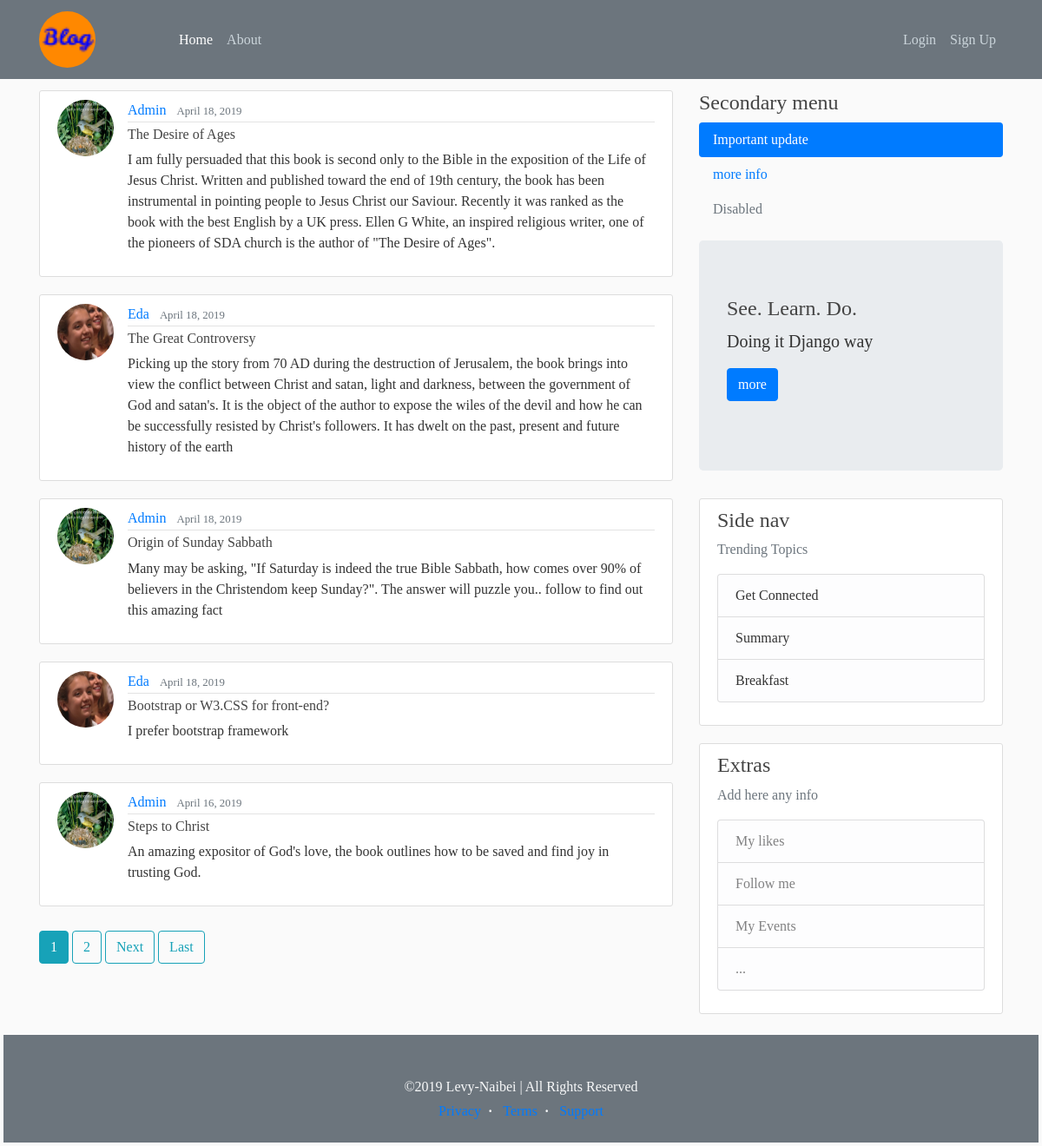
Before: / with the older database file.
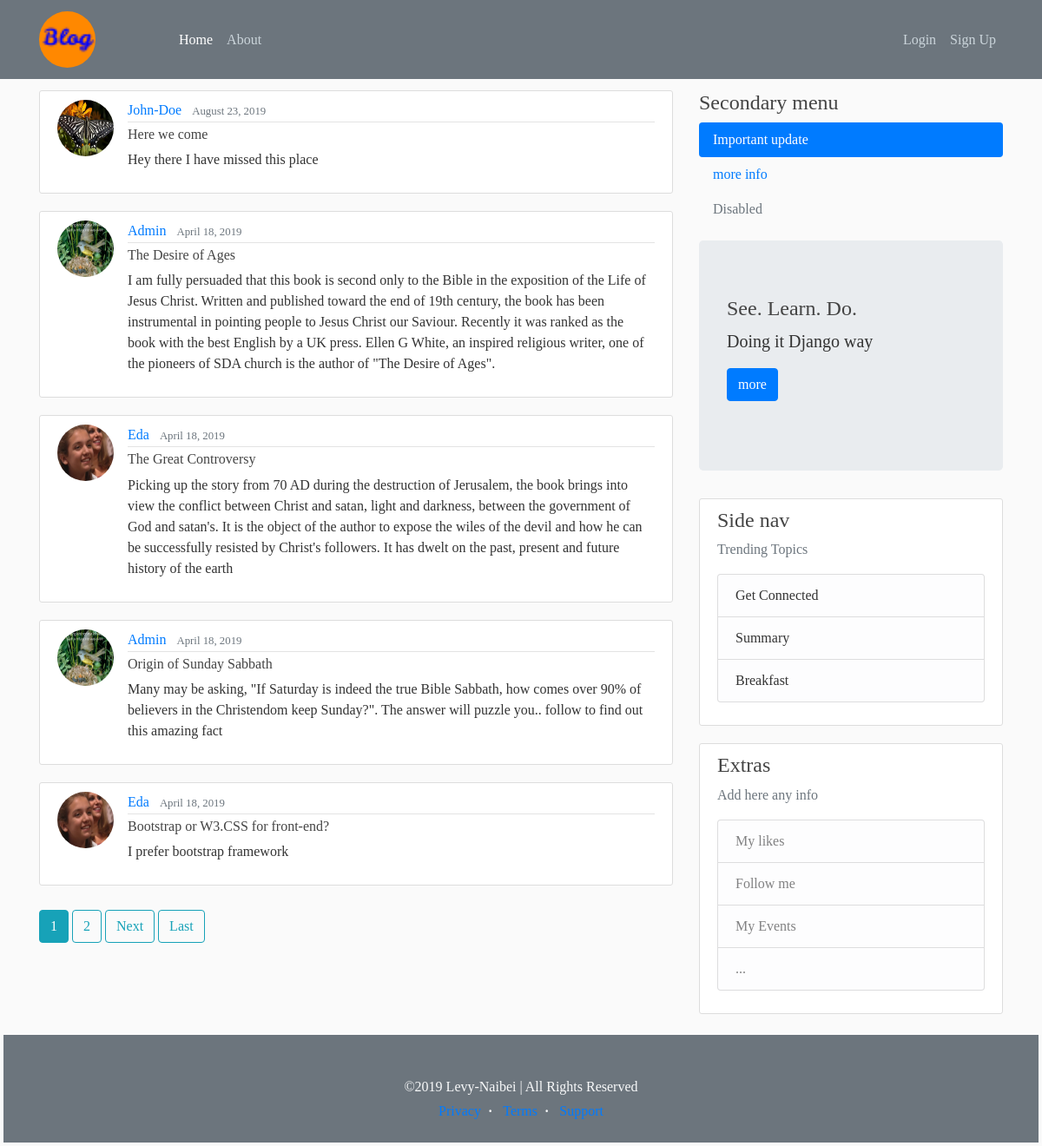
After: the same page with the newer database file.
### blog/models.py (models this page shows, shortened)
class Post(models.Model):
	title = models.CharField(max_length=80)
	content = models.TextField()
	date_posted = models.DateTimeField(default=timezone.now)
	author = models.ForeignKey(User, on_delete=models.CASCADE)

### users/models.py (models this page shows, shortened)
class Profile(models.Model):
	user = models.OneToOneField(User, on_delete=models.CASCADE)
	img = models.ImageField(default = 'default.png', upload_to='profile_pics')

### blog/views.py (the view)
# urls.py: path('', PostListView.as_view(), name='blog-home'),
class PostListView(ListView):
	model = Post
	template_name = 'blog/home.html'
	context_object_name = 'posts'
	ordering = ['-date_posted']
	paginate_by = 5

### blog/templates/blog/home.html (shortened to what this page needs)
{% extends "blog/base.html" %}
{% block content %}
	{% for post in posts %}
    <article class="media content-section">
      <img class="rounded-circle article-img" src="{{post.author.profile.img.url}}">
      <div class="media-body">
        <div class="article-metadata">
          <a class="mr-2" href="{% url 'user-posts' post.author.username %}">{{ post.author }}</a>
          <small class="text-muted">{{ post.date_posted|date:'F d, Y' }}</small>
        </div>
        <h6><a class="article-title" href="{% url 'post-detail' post.id %}">{{ post.title }}</a></h6>
        <p class="article-content">{{ post.content }}</p>
      </div>
    </article>
  {% endfor %}
  {% if is_paginated %}
    {% for num in page_obj.paginator.page_range %}
      {% if page_obj.number == num %}
        <a class="btn btn-info bt-sm mb-2 mt-2" href="?page={{ num }}">{{ num }}</a>
      {% elif num > page_obj.number|add:'-2' and num < page_obj.number|add:'2' %}
        <a class="btn btn-outline-info bt-sm mb-2 mt-2" href="?page={{ num }}">{{ num }}</a>
      {% endif %}
    {% endfor %}
    {% if page_obj.has_next %}
      <a class="btn btn-outline-info bt-sm mb-2 mt-2" href="?page={{page_obj.next_page_number}}">Next</a>
      <a class="btn btn-outline-info bt-sm mb-2 mt-2" href="?page={{page_obj.paginator.num_pages}}">Last</a>
    {% endif %}
  {% endif %}
{% endblock %}

### blog/templates/blog/base.html (shortened to what this page needs)
﻿{% load static %}
<!DOCTYPE html>
<html>
<head>
    <link rel="stylesheet" href="https://stackpath.bootstrapcdn.com/bootstrap/4.3.1/css/bootstrap.min.css">
    <link rel="stylesheet" href="https://use.fontawesome.com/releases/v5.8.2/css/all.css">
    <link rel="stylesheet" type="text/css" href="{% static 'blog/style.css' %}">
</head>
<body>
	<header class="site-header">
    <nav class="navbar navbar-expand-md navbar-dark bg-secondary fixed-top">
      <div class="container">
        <a class="navbar-brand mr-4" href="{% url 'blog-home' %}">
          <img class="article-img rounded-circle" src="{% static "logo.png" %}" alt="Logo">
        <div class="collapse navbar-collapse" id="navbarToggle">
          <div class="navbar-nav mr-auto">
            <a class="nav-item nav-link active" href="{% url 'blog-home' %}">Home</a>
            <a class="nav-item nav-link" href="{% url 'blog-about' %}">About</a>
          </div>
          <div class="navbar-nav">
            {% if user.is_authenticated %}
              <a class="nav-item nav-link" href="{% url 'post-create' %}">New Post</a>
              <a class="nav-item nav-link" href="{% url 'profile' %}">Profile</a>
              <a class="nav-item nav-link" href="{% url 'logout' %}">Logout</a>
            {% else %}
              <a class="nav-item nav-link" href="{% url 'login' %}">Login</a>
              <a class="nav-item nav-link " href="{% url 'register' %}">Sign Up</a>
            {% endif %}
          </div>
        </div>
      </div>
    </nav>
  </header>
  <main role="main" class="container">
    <div class="row">
      <div class="col-md-8">
        {% block content %}{% endblock %}
      </div>
      <div class="col-md-4">
        <h4 class="mb-2">Secondary menu</h4>
        <ul class="nav flex-column nav-pills mb-3">
          <li class="nav-item"><a class="nav-link active" href="#"> Important update</a></li>
          <li class="nav-item"><a class="nav-link" href="#">more info </a></li>
          <li class="nav-item"> <a class="nav-link disabled" href="#">Disabled</a></li>
        </ul>
        <div class="jumbotron">
          <h4 class="">See. Learn. Do. </h4>
          <p class="lead">Doing it Django way</p>
          <p class="lead">
            <a class="btn btn-primary btn-md" href="#" role ="button">more</a>
          </p>
        </div>
        <div class="content-section">
          <h4>Side nav</h4>
          <p class='text-muted'>Trending Topics
            <ul class="list-group">
             <a class="list-group-item list-group-item-light href="#">Get Connected</a>
             <a class="list-group-item list-group-item-light href="#">Summary</a>
             <a class="list-group-item list-group-item-light href="#">Breakfast</a>
            </ul>
          </p>
        </div>
        <div class="content-section">
          <h4>Extras</h4>
          <p class='text-muted'>Add here any info
            <ul class="list-group">
              <li class="list-group-item list-group-item-light">My likes</li>
              <li class="list-group-item list-group-item-light">Follow me</li>
              <li class="list-group-item list-group-item-light">My Events</li>
              <li class="list-group-item list-group-item-light">...</li>
            </ul>
          </p>
       </div>
      </div>
     </div>
  </main>
  <footer class="m-1 pt-5 pb-4 text-center text-small text-light bg-secondary">
    <p class="mb-1">&copy;2019 Levy-Naibei | All Rights Reserved</p>
    <ul class="list-inline">
      <li class="list-inline-item"><a href="#">Privacy</a> &nbsp;<b>&middot;</b> </li>
      <li class="list-inline-item"><a href="#">Terms</a> &nbsp;<b>&middot;</b> </li>
      <li class="list-inline-item"><a href="#">Support</a></li>
    </ul>
  </footer>
</body>
</html>

### blog/static/blog/style.css (style rules this page uses)
body { background: #fafafa; color: #333333; margin-top: 5rem; font-family: initial; }
h1, h2, h3, h4, h5 { color: #444444; }
h6 { color: #00008B; }
ul { margin: 0; }
.site-header .navbar-nav .nav-link { color: #cbd5db; }
.site-header .navbar-nav .nav-link.active { font-weight: 500; }
.content-section { background: #ffffff; padding: 10px 20px; border: 1px solid #dddddd; border-radius: 3px; margin-bottom: 20px; }
.article-title { color: #444444; font-style: bold; }
.article-content { white-space: pre-line; }
.article-img { height: 65px; width: 65px; margin-right: 16px; }
.article-metadata { padding-bottom: 1px; margin-bottom: 4px; border-bottom: 1px solid #e3e3e3 }
footer { background-color: #26272c; }

Changed rows visible on the page:
no longer on this page (row unchanged): Post: author.profile.img (picture), author "Admin", date_posted "April 16, 2019", title "Steps to Christ", content "An amazing expositor of God's love, the book outlines how to be saved and find joy in trusting God."
added Post: author.profile.img (placeholder picture), author "John-Doe", date_posted "August 23, 2019", title "Here we come", content "Hey there I have missed this place"
